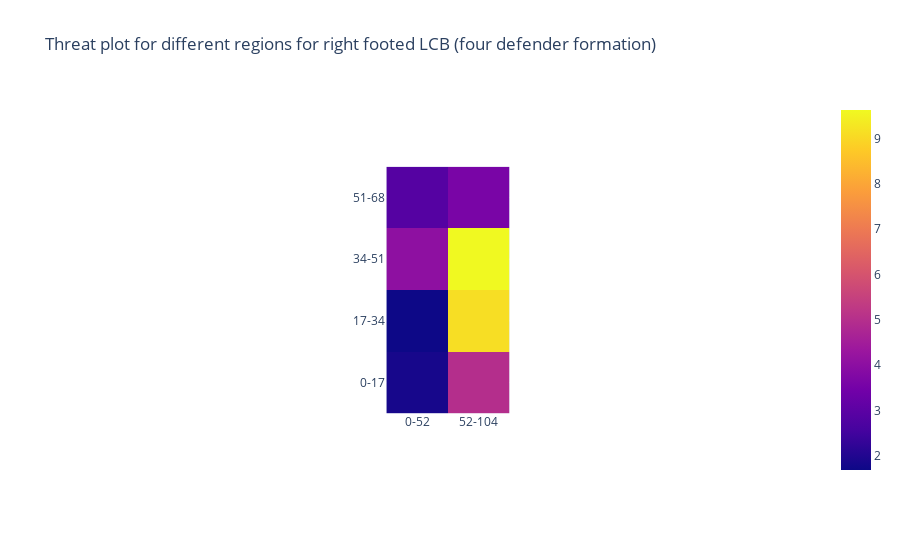

The notebook cell saved with this chart:
### Code cell
# The graphs have been saved in 'threat_plots' data folder
pcolorplotter(
    four_defs_rf_lcbs_regionwiseoff,
    'Threat plot for different regions for right footed LCB (four defender formation)',
    'offvalue_right_lcb_4def')

### Figure 1 — Plotly figure (JSON) as saved in the notebook; plotly's stock layout.template omitted (floating-point values rounded to 4 significant figures)
{"data": [{"coloraxis": "coloraxis", "hovertemplate": "x: %{x}<br>y: %{y}<br>color: %{z}<extra></extra>", "type": "heatmap", "x": ["0-52", "52-104"], "y": ["51-68", "34-51", "17-34", "0-17"], "z": [[2.878, 3.607], [4.039, 9.626], [1.685, 9.123], [1.84, 4.979]]}], "layout": {"autosize": true, "coloraxis": {"colorscale": [[0, "#0d0887"], [0.1111, "#46039f"], [0.2222, "#7201a8"], [0.3333, "#9c179e"], [0.4444, "#bd3786"], [0.5556, "#d8576b"], [0.6667, "#ed7953"], [0.7778, "#fb9f3a"], [0.8889, "#fdca26"], [1, "#f0f921"]]}, "title": {"text": "Threat plot for different regions for right footed LCB (four defender formation)"}, "xaxis": {"autorange": true, "constrain": "domain", "domain": [0.4163, 0.5837], "range": [-0.5, 1.5], "scaleanchor": "y", "type": "category"}, "yaxis": {"autorange": true, "constrain": "domain", "domain": [0, 1], "range": [3.5, -0.5], "type": "category"}}}
